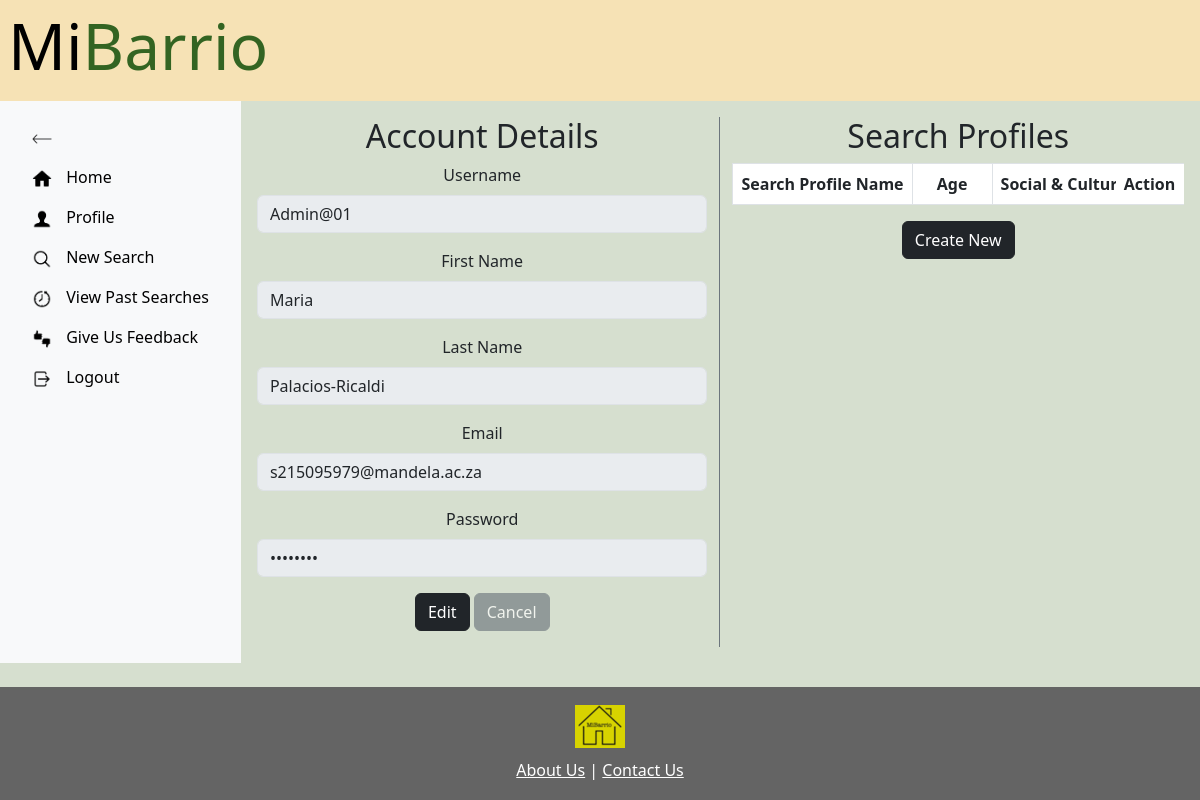
/profile (signed in), run on an earlier commit of the app's database.
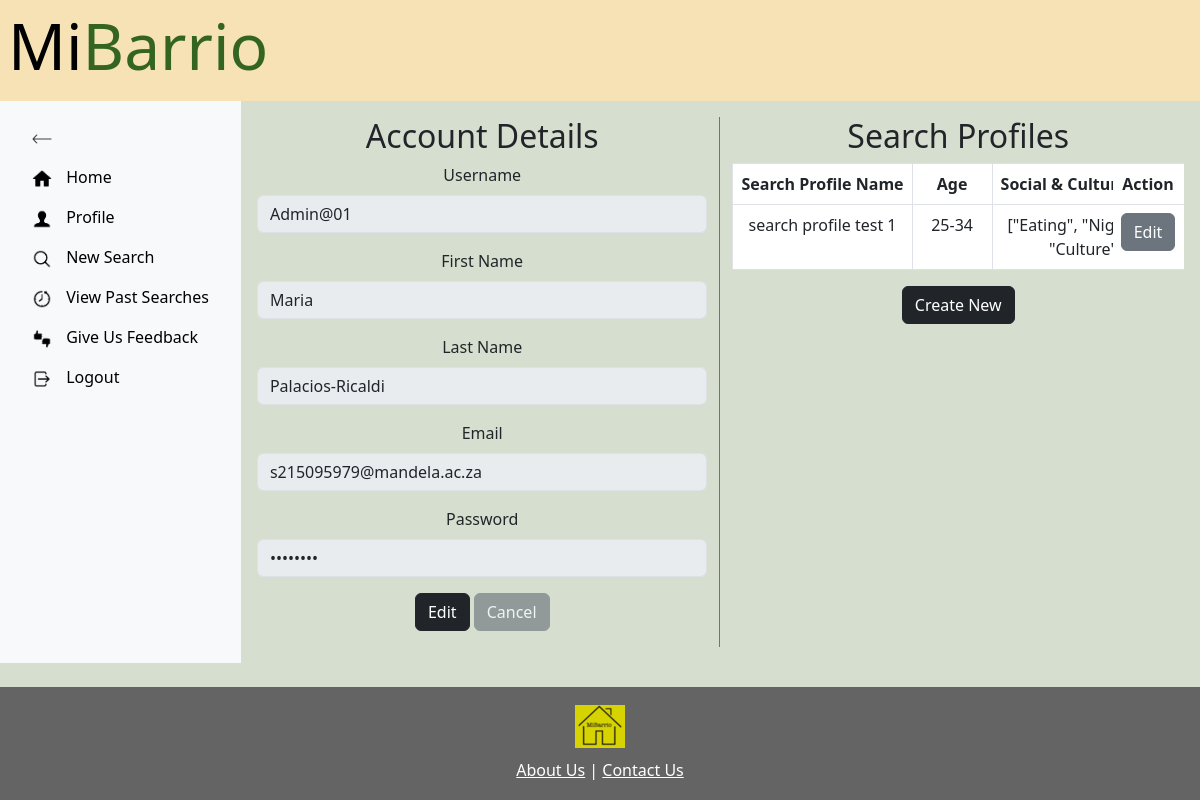
And on a later commit of the database.
### MiBarrioApp/models.py (models this page shows)
class SearchProfiles(models.Model):
    search_profileID = models.AutoField(primary_key=True)
    user = models.ForeignKey(CustomUser, on_delete=models.CASCADE)
    sp_name = models.TextField()
    age = models.TextField()
    social_cultural_tags = models.TextField()
    health_wellness_tags = models.TextField()
    leisure_recreation_tags = models.TextField()
    community_services_tags = models.TextField()
    social_cultural_levels = models.PositiveIntegerField(validators=[MinValueValidator(1), MaxValueValidator(5)], default=1)
    health_wellness_levels = models.PositiveIntegerField(validators=[MinValueValidator(1), MaxValueValidator(5)], default=1)
    leisure_recreation_levels = models.PositiveIntegerField(validators=[MinValueValidator(1), MaxValueValidator(5)], default=1)
    community_services_levels = models.PositiveIntegerField(validators=[MinValueValidator(1), MaxValueValidator(5)], default=1)
    transportation_active = models.BooleanField()
    transportation_public = models.BooleanField()
    backup_power_supply = models.BooleanField()
    backup_water_supply = models.BooleanField()
    class Meta:
        unique_together = ('user', 'sp_name',)

### MiBarrioApp/views.py (the view, shortened to what this page needs)
# urls.py: path('profile', views.profile_view, name = "profile"),
@login_required
def profile_view(request):
    user = request.user
    form_type = request.POST.get('form_type')
    user_search_profiles = SearchProfiles.objects.filter(user=request.user)
    context = {'user': user, 'search_profiles': user_search_profiles}
    return render(request, 'profile.html', context)

### MiBarrioApp/templates/profile.html (shortened to what the changed rows need)
{% extends 'base.html' %}
{% load static %}
{% block content %}
<div class="d-flex">
  <div class="container-fluid p-3">
    <div class="row">
      <div class="col-md-6 border-end pr-7 border-secondary">
        <h2>Account Details</h2>
      </div>
      <div class="col-md-6 pl-5">
        <h2>Search Profiles</h2>
        <div id="searchProfilesList">
          <div style="max-height:500px; overflow-x:auto; overflow-y:auto; max-width: 600px; ">
            <table class="table table-bordered">
              <thead>
                <tr>
                  <th>Search Profile Name</th>
                  <th style="min-width: 80px;">Age</th>
                  <th>Social & Cultural tags</th>
                  <th>Health & Wellness tags</th>
                  <th class="sticky-action-column">Action</th>
                </tr>
              </thead>
              <tbody>
                {% for sp in search_profiles %}
                <tr>
                  <td>{{ sp.sp_name }}</td>
                  <td>{{ sp.age }}</td>
                  <td>{{ sp.social_cultural_tags }}</td>
                  <td>{{ sp.health_wellness_tags }}</td>
                  <td class="sticky-action-column">
                    <button class="btn btn-secondary edit-btn" data-bs-toggle="modal" data-bs-target="#createProfileModal"
                      data-id="{{ sp.search_profileID }}" data-sp_name="{{ sp.sp_name }}" data-age="{{ sp.age }}"
                      data-social_cultural_tags="{{ sp.social_cultural_tags }}"
                      data-health_wellness_tags="{{ sp.health_wellness_tags }}"
                      data-leisure_recreation_tags="{{ sp.leisure_recreation_tags }}"
                      data-community_services_tags="{{ sp.community_services_tags }}"
                      data-social_cultural_levels="{{ sp.social_cultural_levels }}"
                      data-health_wellness_levels="{{ sp.health_wellness_levels }}"
                      data-leisure_recreation_levels="{{ sp.leisure_recreation_levels }}"
                      data-community_services_levels="{{ sp.community_services_levels }}"
                      data-transportation_active="{{ sp.transportation_active }}"
                      data-transportation_public="{{ sp.transportation_public }}"
                      data-backup_power_supply="{{ sp.backup_power_supply }}"
                      data-backup_water_supply="{{ sp.backup_water_supply }}" class="btn btn-primary edit-btn"
                      data-bs-toggle="modal" data-bs-target="#createProfileModal"
                      data-id="{{ sp.search_profileID }}">Edit</button>
                  </td>
                </tr>
                {% endfor %}
              </tbody>
            </table>
          </div>
        </div>
      </div>
    </div>
  </div>
</div>
</div>
{% endblock %}

What changed in the data, as far as the page shows it:
added SearchProfiles: sp_name "search profile test 1", age "25-34", social_cultural_tags "[\"Eating\", \"Nightlife\", \"Culture\"]"
